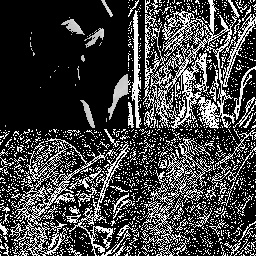
#> input picture ImageCompression/haar2d-lossy.jpg, 256 x 256 px
$ python haar-lossy-backward.py
#> lines starting #> are read from the running program, lines starting #| are printed output that depends on the picture
import numpy as np
import cv2

haar2d = cv2.imread('haar2d-lossy.jpg',0).astype('float32')
#> haar2d: shape (256, 256) float32; min 0, max 255, mean 66
haar1d = cv2.imread('haar2d-lossy.jpg',0).astype('float32')
img = cv2.imread('haar2d-lossy.jpg',0)
#> img is the input picture: shape (256, 256); min 0, max 255, mean 66

row,col = img.shape
#> row = 256; col = 256
for j in range(0,col):
    for i in range(0,int(row/2)):
        haar1d[2*i,j] = int( haar2d[i,j] + haar2d[i+int(row/2),j] )
        haar1d[2*i+1,j] = int( haar2d[i,j] - haar2d[i+int(row/2),j] )
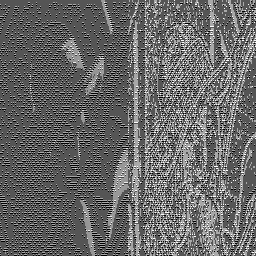
#> haar1d: shape (256, 256) float32; min -255, max 510, mean 55.3; drawn with min black and max white
for i in range(0,row):
    for j in range(0,int(col/2)):
        img[i,j*2] = int( haar1d[i,j] + haar1d[i,j+int(col/2)] )
        img[i,j*2+1] = int( haar1d[i,j] - haar1d[i,j+int(col/2)] )
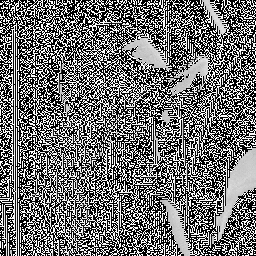
#> img: shape (256, 256); min 0, max 255, mean 112.9

cv2.imshow('img',img)
cv2.imwrite('haar2d-lossy-inverse.jpg',img)
cv2.waitKey(0)
cv2.destroyAllWindows()
